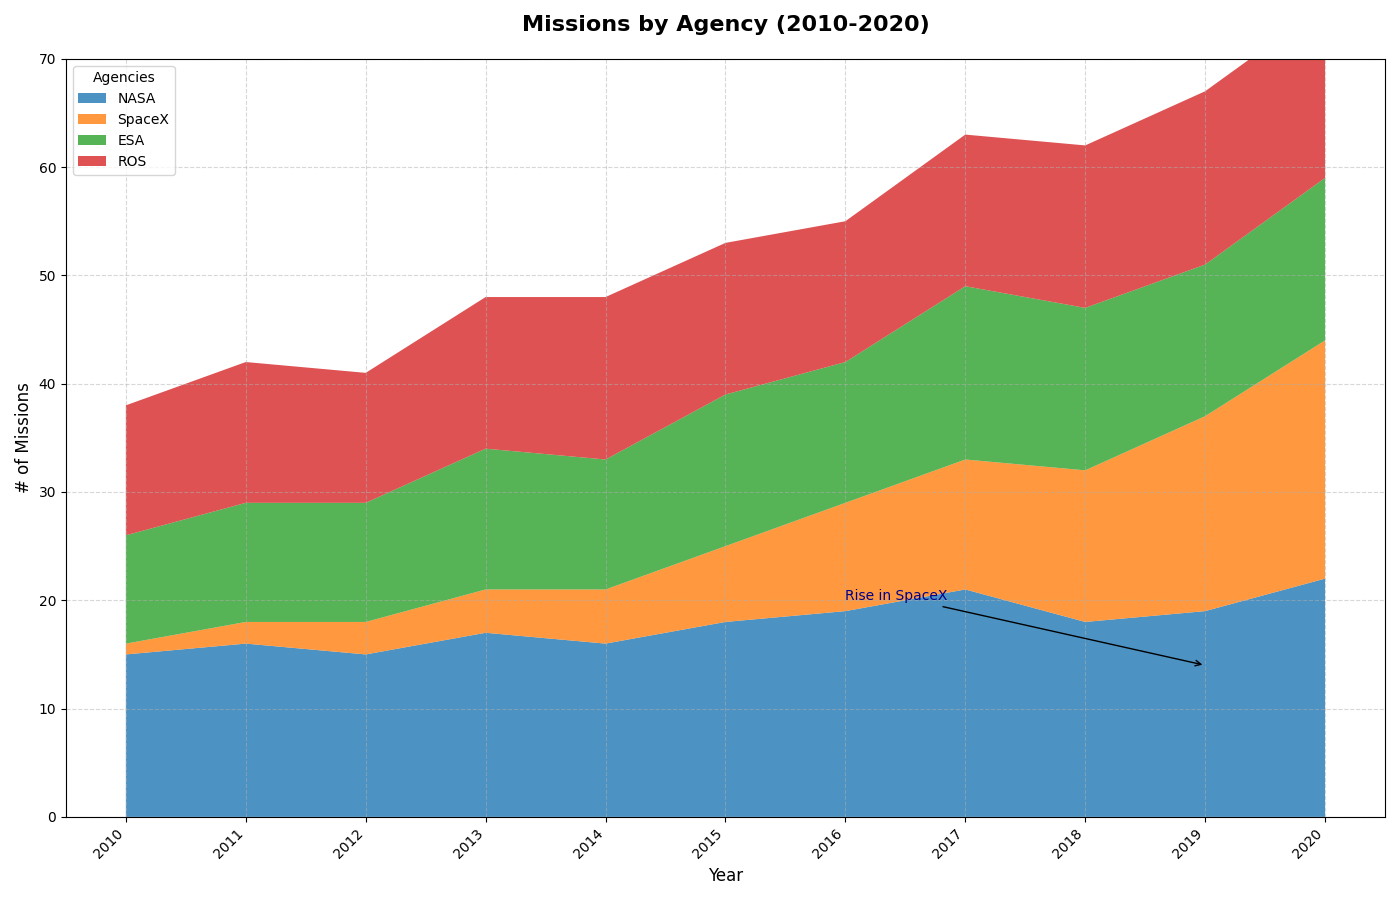

Reproduce this figure in Python.
import matplotlib.pyplot as plt
import numpy as np

# Define the years
years = np.arange(2010, 2021)

# Number of successful missions by each agency
nasa_missions = np.array([15, 16, 15, 17, 16, 18, 19, 21, 18, 19, 22])
spacex_missions = np.array([1, 2, 3, 4, 5, 7, 10, 12, 14, 18, 22])
esa_missions = np.array([10, 11, 11, 13, 12, 14, 13, 16, 15, 14, 15])
roscosmos_missions = np.array([12, 13, 12, 14, 15, 14, 13, 14, 15, 16, 16])

data = np.vstack([nasa_missions, spacex_missions, esa_missions, roscosmos_missions])

fig, ax = plt.subplots(figsize=(14, 9))

colors = ['#1f77b4', '#ff7f0e', '#2ca02c', '#d62728']
agencies = ['NASA', 'SpaceX', 'ESA', 'ROS']

ax.stackplot(years, data, labels=agencies, colors=colors, alpha=0.8)

ax.annotate('Rise in SpaceX', xy=(2019, 14), xytext=(2016, 20),
            arrowprops=dict(facecolor='black', arrowstyle='->'), fontsize=10, color='darkblue')

ax.set_title('Missions by Agency (2010-2020)', fontsize=16, fontweight='bold', pad=20)
ax.set_xlabel('Year', fontsize=12)
ax.set_ylabel('# of Missions', fontsize=12)
ax.set_xticks(years)
ax.set_yticks(np.arange(0, 71, 10))
ax.set_ylim(0, 70)

ax.legend(loc='upper left', fontsize=10, title='Agencies')

ax.grid(linestyle='--', alpha=0.5)

plt.xticks(rotation=45, ha='right')

plt.tight_layout()

plt.show()
